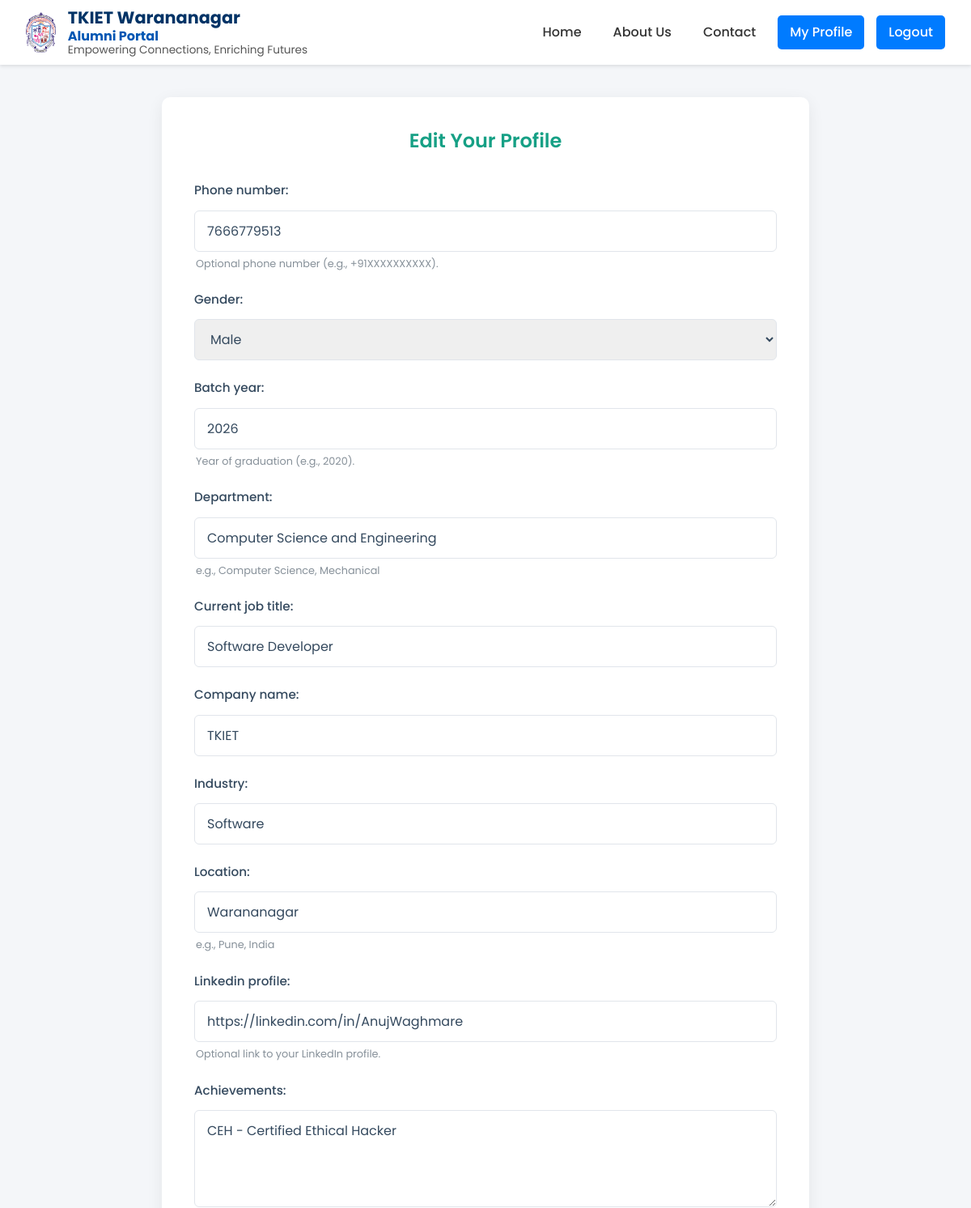
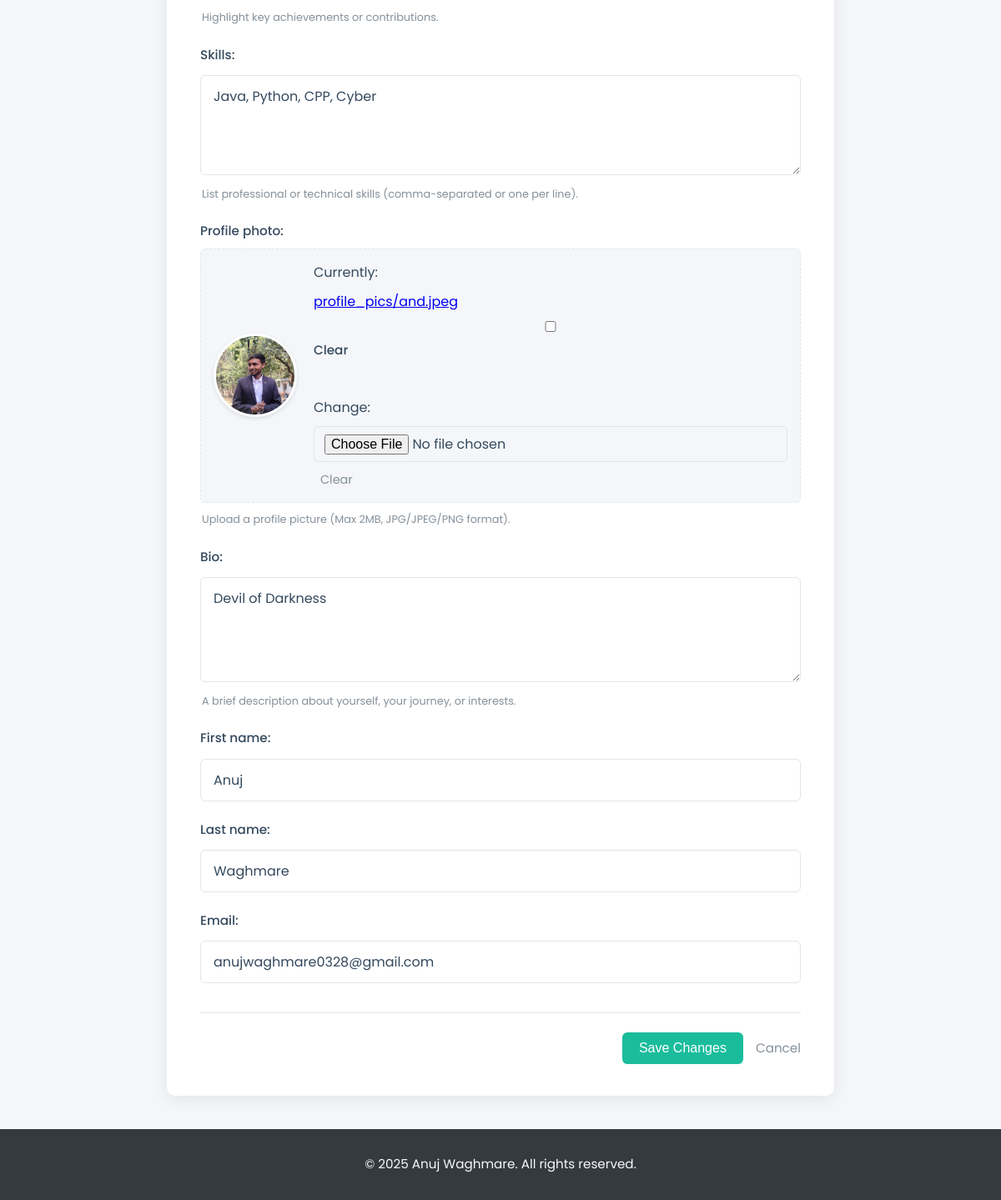
Page /profile/edit/ (signed in) on the committed database (2 pictures, top to bottom).
### AlumniPortal/models.py (models this page shows, shortened)
class Profile(models.Model):
    user = models.OneToOneField(settings.AUTH_USER_MODEL, on_delete=models.CASCADE, related_name='profile', primary_key=True)
    role = models.CharField(max_length=10, choices=Role.choices, default=Role.STUDENT, db_index=True)
    gr_number = models.CharField(max_length=11, null=True, blank=True, db_index=True, help_text="College GR Number e.g 22UGCS21242")
    phone_number = models.CharField(validators=[phone_regex], max_length=20, blank=True, help_text="Optional phone number (e.g., +91XXXXXXXXXX).")
    gender = models.CharField(max_length=10, choices=Gender.choices, blank=True, null=True)
    batch_year = models.PositiveIntegerField(blank=True, null=True, validators=[MinValueValidator(1950), MaxValueValidator(current_year() + 5)], db_index=True, help_text="Year of graduation (e.g., 2020).")
    department = models.CharField(max_length=100, blank=True, db_index=True, help_text="e.g., Computer Science, Mechanical")
    current_job_title = models.CharField(max_length=150, blank=True)
    company_name = models.CharField(max_length=150, blank=True)
    industry = models.CharField(max_length=100, blank=True)
    location = models.CharField(max_length=100, blank=True, db_index=True, help_text="e.g., Pune, India")
    linkedin_profile = models.URLField(max_length=250, blank=True, help_text="Optional link to your LinkedIn profile.")
    achievements = models.TextField(blank=True, help_text="Highlight key achievements or contributions.")
    skills = models.TextField(blank=True, help_text="List professional or technical skills (comma-separated or one per line).")
    profile_photo = models.ImageField(upload_to='profile_pics/', blank=True, null=True, validators=[validate_profile_photo_size, FileExtensionValidator(allowed_extensions=['jpg', 'jpeg', 'png'])], help_text="Upload a profile picture (Max 2MB, JPG/JPEG/PNG format).")
    bio = models.TextField(blank=True, help_text="A brief description about yourself, your journey, or interests.")
    created_at = models.DateTimeField(auto_now_add=True)
    updated_at = models.DateTimeField(auto_now=True)
    class Meta:
        ordering = ['user__username'] # Example ordering
        verbose_name = "Profile"
        verbose_name_plural = "Profiles"

### AlumniPortal/views.py (the view)
# urls.py: path('profile/edit/', views.edit_profile, name='edit_profile'),
@login_required
def edit_profile(request):
    profile = get_object_or_404(Profile, user=request.user)
    if request.method == 'POST':
        form = ProfileForm(request.POST, request.FILES, instance=profile)
        if form.is_valid():
            form.save()
            messages.success(request, 'Your profile has been updated successfully!')
            return redirect('AlumniPortal:view_profile')
        else:
             messages.error(request, 'Please correct the errors below.')
    else:
        form = ProfileForm(instance=profile)
    context = {
        'form': form,
        'profile': profile,
        'page_title': 'Edit Your Profile'
    }
    return render(request, 'AlumniPortal/profile_form.html', context)

### templates/AlumniPortal/profile_form.html (shortened to what this page needs)
<!DOCTYPE html>
<html lang="en">
<head>
    {% load static %}
    <link rel="stylesheet" href="https://cdnjs.cloudflare.com/ajax/libs/font-awesome/6.5.1/css/all.min.css" />
</head>
<body>
    <header>
        <div class="nav-left">
            <img src="{% static 'AlumniPortal/images/logo.png' %}" alt="College Logo" class="college-logo">
            <div class="college-name">
                <h2>TKIET Warananagar</h2>
                <h3>Alumni Portal</h3>
                <p>Empowering Connections, Enriching Futures</p>
            </div>
        </div>
        <nav class="navigation">
            <a href="{% url 'AlumniPortal:home' %}">Home</a>
            <a href="{% url 'AlumniPortal:about' %}">About Us</a>
            <a href="{% url 'AlumniPortal:contact' %}">Contact</a>
            {% if user.is_authenticated %}
                <a href="{% url 'AlumniPortal:view_profile' %}" class="nav-button">My Profile</a>
                <a href="{% url 'logout' %}" class="nav-button">Logout</a>
            {% else %}
                <a href="{% url 'login' %}" class="nav-button">Login</a>
                <a href="{% url 'AlumniPortal:register' %}" class="nav-button">Register</a>
            {% endif %}
        </nav>
    </header>
    <main>
        <div class="form-container">
            <h2>Edit Your Profile</h2>
            <form method="post" enctype="multipart/form-data">
                {% for field in form %}
                    <div class="form-field">
                        {{ field.label_tag }}
                        {% if field.name == 'profile_photo' %}
                            <div class="current-photo-section">
                                {% if profile.profile_photo %}
                                    <img src="{{ profile.profile_photo.url }}" alt="Current profile photo" class="current-photo">
                                {% else %}
                                    <img src="https://via.placeholder.com/100/E1E5EB/869099?text=Photo" alt="No current photo" class="current-photo placeholder">
                                {% endif %}
                                <div class="photo-input-controls">
                                    {{ field }}
                                    {% if profile.profile_photo and field.field.widget.clear_checkbox_label %}
                                    <span class="clear-photo-checkbox">
                                        <label for="{{ field.field.widget.clear_checkbox_id }}">{{ field.field.widget.clear_checkbox_label }}</label>
                                    </span>
                                    {% endif %}
                                </div>
                            </div>
                        {% else %}
                             {{ field }}
                        {% endif %}
                        {% if field.help_text %}
                            <span class="helptext">{{ field.help_text|safe }}</span>
                        {% endif %}
                    </div>
                {% endfor %}
                <div class="form-actions">
                    <button type="submit" class="action-button primary">Save Changes</button>
                    <a href="{% url 'AlumniPortal:view_profile' %}" class="cancel-link">Cancel</a>
                </div>
            </form>
        </div>
    </main>
    <footer>
        &copy; {% now "Y" %} Anuj Waghmare. All rights reserved.
    </footer>
</body>
</html>

### rows in the picture
Profile: form "7666779513" "Male" "2026" "Computer Science and Engineering" "Software Developer" "TKIET" "Software" "Warananagar" "https://linkedin.com/in/AnujWaghmare" "CEH - Certified Ethical Hacker" "Java, Python, CPP, Cyber" "Devil of Darkness", profile_photo (picture)

### other values in the picture
{{ field.label_tag }} "Phone number:" "Gender:" "Batch year:" "Department:" "Current job title:" "Company name:" "Industry:" "Location:" "Linkedin profile:" "Achievements:" "Skills:" "Profile photo:" "Bio:" "First name:" "Last name:" "Email:"
{{ field.help_text|safe }} "Optional phone number (e.g., +91XXXXXXXXXX)." "Year of graduation (e.g., 2020)." "e.g., Computer Science, Mechanical" "e.g., Pune, India" "Optional link to your LinkedIn profile." "Highlight key achievements or contributions." "List professional or technical skills (comma-separated or one per line)." "Upload a profile picture (Max 2MB, JPG/JPEG/PNG format)." "A brief description about yourself, your journey, or interests."
{{ field.field.widget.clear_checkbox_label }} "Clear"
